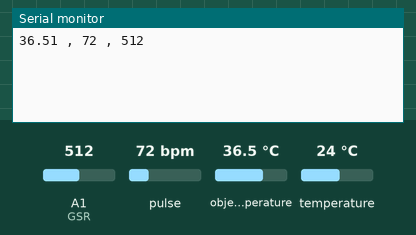
Simulated run of this sketch. Board: Arduino Uno, built with avr-gcc and run on an emulated ATmega328P. Parts: the last lines printed to the serial monitor. The test bench sets the inputs (shaded band); at power-on: pulse 72 bpm, A1 (GSR) = 512, object temperature 36.5 °C, temperature 24 °C.

Above: at 3.7 s.
3.8 s: pulse set to 42 bpm
At 5.2 s:
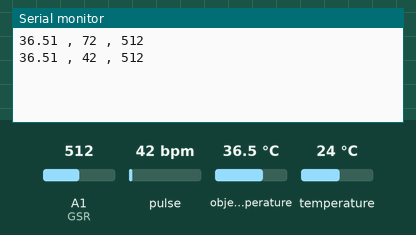
5.3 s: A1 (GSR) set to 490
At 6.7 s:
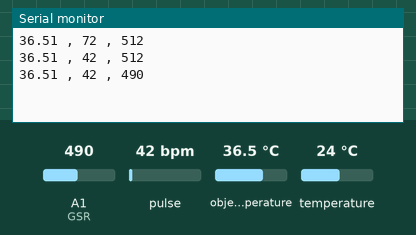
6.8 s: object temperature set to 20 °C
At 8.2 s:
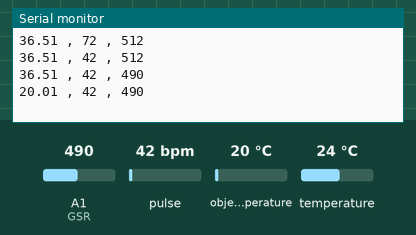
8.3 s: A1 (GSR) set to 510
At 9.7 s:
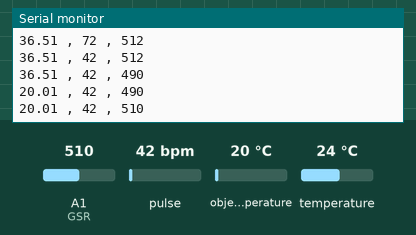
9.8 s: pulse set to 70 bpm
At 11.4 s:
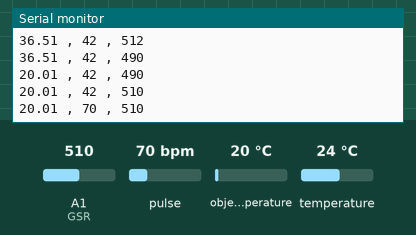
Timing chart, 0 to 12.3 s (numbered marks = the images above; inputs shaded):
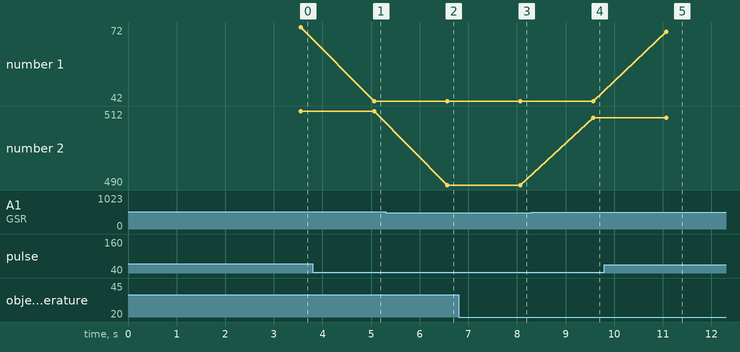

The sketch:

iot.ino
```cpp
#define USE_ARDUINO_INTERRUPTS true
#include <PulseSensorPlayground.h>
#include <Adafruit_MLX90614.h>
#include <Wire.h>

Adafruit_MLX90614 mlx = Adafruit_MLX90614();
const int PulseWire = 0;
const int GSR=A1;
int sensorValue=0;
int gsr_average=0;
int Threshold = 550;
PulseSensorPlayground pulseSensor;


void setup() {

  Serial.begin(9600);
  mlx.begin();
  pulseSensor.analogInput(PulseWire);
  pulseSensor.setThreshold(Threshold);

   if (pulseSensor.begin()) {
    //Serial.println("We created a pulseSensor Object !");
     long sum=0;
  for(int i=0;i<500;i++)           //Average the 10 measurements to remove the glitch
      {
      sensorValue=analogRead(GSR);
      sum += sensorValue;
      delay(5);
      }
   gsr_average = sum/10;
  }
}


void loop() {

  int myBPM = pulseSensor.getBeatsPerMinute();
  float amb = mlx.readAmbientTempC();
  float obj = mlx.readObjectTempC();
  int temp;
  sensorValue=analogRead(GSR);

  temp = gsr_average - sensorValue;
  if(abs(temp)>60)
  {
    sensorValue=analogRead(GSR);
    temp = gsr_average - sensorValue;
    if(abs(temp)>60){

    //Serial.println("Emotion Changes Detected!");


    delay(1000);
  }
 }

  //Serial.print(amb);
  Serial.print(obj); Serial.print(" , ");
  Serial.print(myBPM); Serial.print(" , ");
  Serial.print(sensorValue); Serial.print("\n");

  delay(500);

}
```

Measured:
- after the input at 3.8 s, the serial monitor: prints a new line after 1.3 s (image 1)
- after the input at 5.3 s, the serial monitor: prints a new line after 1.3 s (image 2)
- after the input at 6.8 s, the serial monitor: prints a new line after 1.3 s (image 3)
- after the input at 8.3 s, the serial monitor: prints a new line after 1.3 s (image 4)
- after the input at 9.8 s, the serial monitor: prints a new line after 1.3 s (image 5)
- plotted number 1: 72 → 42 after the input at 3.8 s, 42 → 70 after the input at 9.8 s
- plotted number 2: 512 → 490 after the input at 5.3 s, 490 → 510 after the input at 8.3 s
